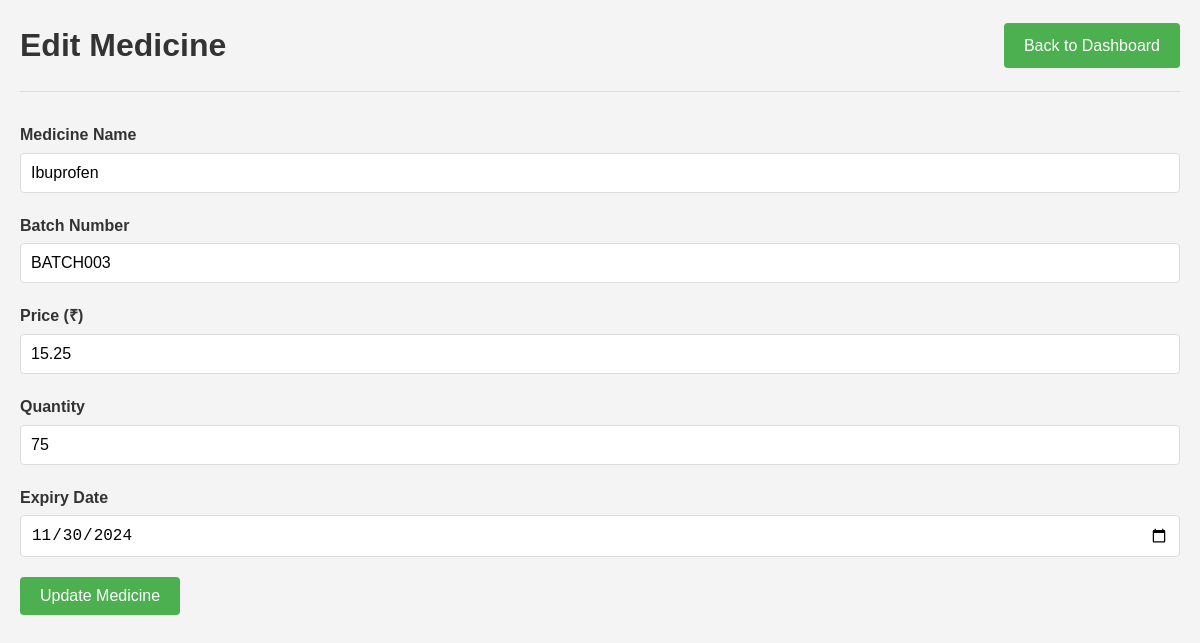
Page /add_medicine.php?id=3 (signed in) on the committed database.
### tables this page shows
CREATE TABLE IF NOT EXISTS medicines (
    id INT PRIMARY KEY AUTO_INCREMENT,
    name VARCHAR(100) NOT NULL,
    batch_no VARCHAR(50) NOT NULL,
    price DECIMAL(10,2) NOT NULL,
    quantity INT NOT NULL,
    expiry_date DATE NOT NULL
);

### add_medicine.php (the view, shortened to what this page needs)
<?php
require_once 'db.php';
$medicine = null;
if (isset($_GET['id'])) {
    $stmt = $pdo->prepare("SELECT * FROM medicines WHERE id = ?");
    $stmt->execute([$_GET['id']]);
    $medicine = $stmt->fetch();
}
?>
<!DOCTYPE html>
<html lang="en">
<head>
    <link rel="stylesheet" href="style.css">
</head>
<body>
    <div class="container">
        <header>
            <h1><?php echo $medicine ? 'Edit' : 'Add'; ?> Medicine</h1>
            <a href="dashboard.php" class="btn">Back to Dashboard</a>
        </header>
        <form method="POST" class="medicine-form">
            <div class="form-group">
                <label for="name">Medicine Name</label>
                <input type="text" id="name" name="name" required
                       value="<?php echo $medicine ? htmlspecialchars($medicine['name']) : ''; ?>">
            </div>
            <div class="form-group">
                <label for="batch_no">Batch Number</label>
                <input type="text" id="batch_no" name="batch_no" required
                       value="<?php echo $medicine ? htmlspecialchars($medicine['batch_no']) : ''; ?>">
            </div>
            <div class="form-group">
                <label for="price">Price (₹)</label>
                <input type="number" id="price" name="price" step="0.01" required
                       value="<?php echo $medicine ? $medicine['price'] : ''; ?>">
            </div>
            <div class="form-group">
                <label for="quantity">Quantity</label>
                <input type="number" id="quantity" name="quantity" required
                       value="<?php echo $medicine ? $medicine['quantity'] : ''; ?>">
            </div>
            <div class="form-group">
                <label for="expiry_date">Expiry Date</label>
                <input type="date" id="expiry_date" name="expiry_date" required
                       value="<?php echo $medicine ? $medicine['expiry_date'] : ''; ?>">
            </div>
            <button type="submit" class="btn"><?php echo $medicine ? 'Update' : 'Add'; ?> Medicine</button>
        </form>
    </div>
</body>
</html>

### style.css (style rules this page uses)
* { margin: 0; padding: 0; box-sizing: border-box; }
body { font-family: Arial, sans-serif; line-height: 1.6; background-color: #f4f4f4; color: #333; }
.container { max-width: 1200px; margin: 0 auto; padding: 20px; }
header { display: flex; justify-content: space-between; align-items: center; margin-bottom: 30px; padding-bottom: 20px; border-bottom: 1px solid #ddd; }
.btn { display: inline-block; padding: 10px 20px; background-color: #4CAF50; color: white; text-decoration: none; border: none; border-radius: 4px; cursor: pointer; font-size: 16px; }
.form-group { margin-bottom: 20px; }
label { display: block; margin-bottom: 5px; font-weight: bold; }
input[type="text"], input[type="password"], input[type="number"], input[type="date"], select { width: 100%; padding: 10px; border: 1px solid #ddd; border-radius: 4px; font-size: 16px; }

### rows in the picture
medicines: name "Ibuprofen", batch_no "BATCH003", price "15.25", quantity "75", expiry_date "11/30/2024"
